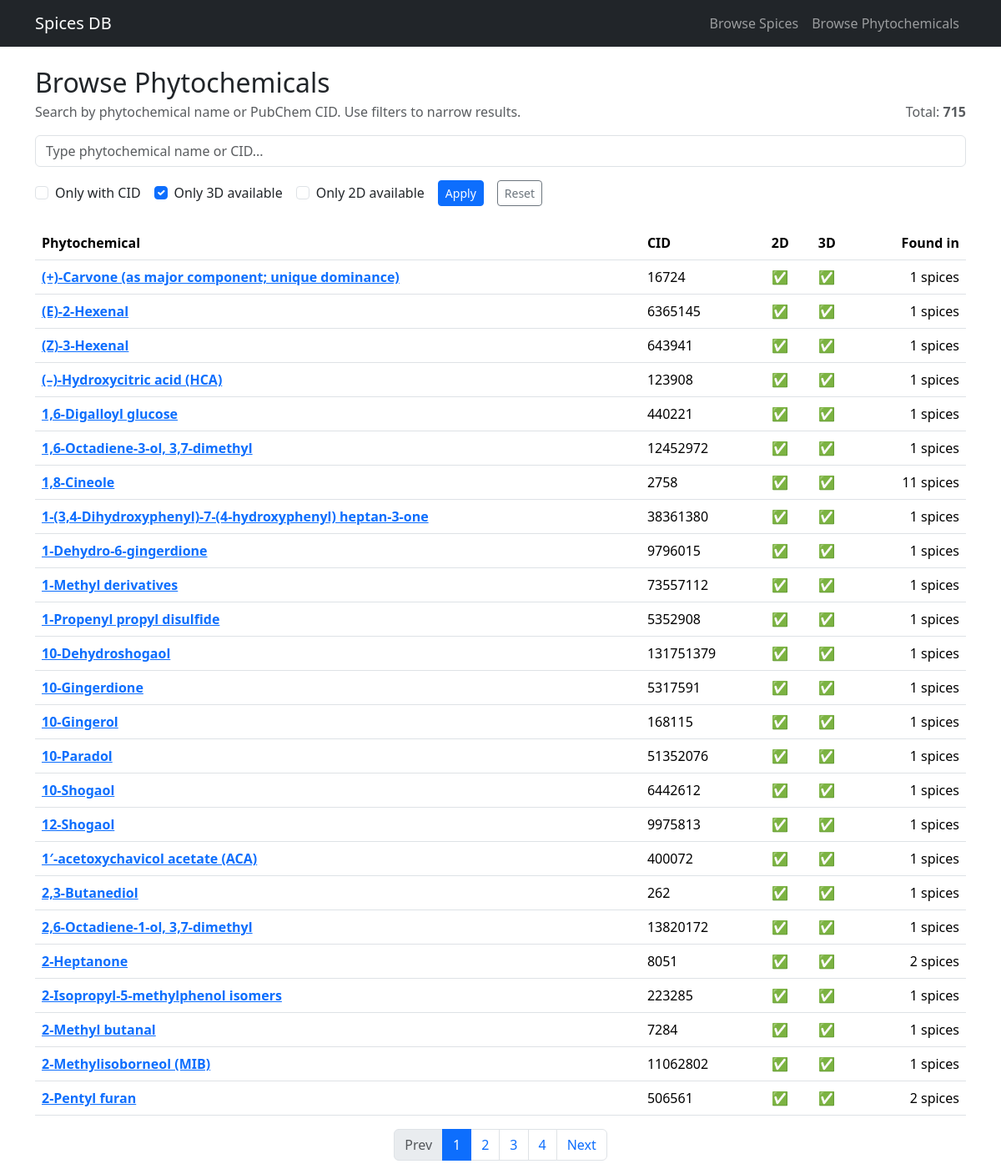
Screenshot of /browse/phytochemicals?only_3d=1 with the database file from the repository.
### tables this page shows
CREATE TABLE phytochemicals (
  phyto_id INTEGER PRIMARY KEY AUTOINCREMENT,
  phyto_name TEXT NOT NULL,
  cid INTEGER UNIQUE
);

### app.py (the view, shortened to what this page needs)
@app.route("/browse/phytochemicals")
def browse_phytochemicals():
    q = (request.args.get("q") or "").strip()
    only_cid = request.args.get("only_cid") == "1"
    only_3d = request.args.get("only_3d") == "1"
    only_2d = request.args.get("only_2d") == "1"
    if only_2d and only_3d:
        only_2d = False
        only_3d = False
    sort = request.args.get("sort", "name_asc")
    sort_map = {
        "name_asc": "p.phyto_name ASC",
        "name_desc": "p.phyto_name DESC",
        "cid_asc": "p.cid ASC",
        "cid_desc": "p.cid DESC",
        "spice_count_desc": "spice_count DESC",
    }
    order_by = sort_map.get(sort, "p.phyto_name ASC")
    page = int(request.args.get("page", 1))
    per_page = int(request.args.get("per_page", 25))
    per_page = max(5, min(per_page, 200))
    offset = (page - 1) * per_page
    base_qs = build_base_qs()
    where = []
    params = []
    if only_cid:
        where.append("p.cid IS NOT NULL")
    if only_3d:
        where.append("COALESCE(s.has_3d, 0) = 1")
    if only_2d:
        where.append("COALESCE(s.has_2d, 0) = 1 AND COALESCE(s.has_3d, 0) = 0")
    where_sql = ("WHERE " + " AND ".join(where)) if where else ""
    total = query_db(
        f"""
        SELECT COUNT(*) AS c
        FROM phytochemicals p
        LEFT JOIN structures s ON s.phyto_id = p.phyto_id
        {where_sql}
        """,
        tuple(params),
        one=True,
    )["c"]
    rows = query_db(
        f"""
        SELECT
            p.phyto_id,
            p.phyto_name,
            p.cid,
            COALESCE(s.has_2d, 0) AS has_2d,
            COALESCE(s.has_3d, 0) AS has_3d,
            (SELECT COUNT(*) FROM spice_phytochemicals sp WHERE sp.phyto_id = p.phyto_id) AS spice_count
        FROM phytochemicals p
        LEFT JOIN structures s ON s.phyto_id = p.phyto_id
        {where_sql}
        ORDER BY {order_by}
        LIMIT ? OFFSET ?
        """,
        tuple(params + [per_page, offset]),
    )
    return render_template(
        "browse_phytochemicals.html",
        phytochemicals=rows,
        q=q,
        only_cid=only_cid,
        only_3d=only_3d,
        only_2d=only_2d,
        sort=sort,
        page=page,
        per_page=per_page,
        total=total,
        base_qs=base_qs,
    )

### app.py (called while the page is built)
def get_db_connection():
    if not os.path.exists(DB_PATH):
        raise FileNotFoundError(
            f"SQLite DB not found at {DB_PATH}. Put spices.db inside /data folder."
        )
    conn = sqlite3.connect(DB_PATH)
    conn.row_factory = sqlite3.Row
    return conn

def query_db(sql: str, params=(), one: bool = False):
    conn = get_db_connection()
    cur = conn.execute(sql, params)
    rows = cur.fetchall()
    conn.close()
    return (rows[0] if rows else None) if one else rows

def build_base_qs():
    args = request.args.to_dict(flat=True)
    args.pop("page", None)
    return urlencode(args)

### templates/browse_phytochemicals.html (shortened to what this page needs)
{% extends "base.html" %}
{% block content %}
<div class="container mt-4">
  <div class="d-flex align-items-end justify-content-between gap-3 flex-wrap">
    <div>
      <h2 class="mb-1">Browse Phytochemicals</h2>
      <p class="text-muted mb-0">Search by phytochemical name or PubChem CID. Use filters to narrow results.</p>
    </div>
    <div class="text-muted">
      Total: <b>{{ total }}</b>
    </div>
  </div>
  <div class="mt-3">
    <input id="phytoSearch" class="form-control" placeholder="Type phytochemical name or CID..." value="{{ q }}" />
  </div>
    <form id="filterForm" class="mt-3 d-flex flex-wrap gap-3 align-items-center" method="get" action="{{ url_for('browse_phytochemicals') }}">
    <div class="form-check">
      <input class="form-check-input" type="checkbox" name="only_cid" value="1" id="onlyCid" {% if only_cid %}checked{% endif %}>
      <label class="form-check-label" for="onlyCid">Only with CID</label>
    </div>
    <div class="form-check">
      <input class="form-check-input" type="checkbox" name="only_3d" value="1" id="only3d" {% if only_3d %}checked{% endif %}>
      <label class="form-check-label" for="only3d">Only 3D available</label>
    </div>
    <div class="form-check">
      <input class="form-check-input" type="checkbox" name="only_2d" value="1" id="only2d" {% if only_2d %}checked{% endif %}>
      <label class="form-check-label" for="only2d">Only 2D available</label>
    </div>
    <button class="btn btn-sm btn-primary" type="submit">Apply</button>
    <a class="btn btn-sm btn-outline-secondary" href="{{ url_for('browse_phytochemicals') }}">Reset</a>
  </form>
  <div class="mt-4">
    <table class="table table-hover">
      <thead>
        <tr>
          <th>Phytochemical</th>
          <th>CID</th>
          <th>2D</th>
          <th>3D</th>
          <th class="text-end">Found in</th>
        </tr>
      </thead>
      <tbody>
        {% for p in phytochemicals %}
        <tr>
          <td>
            <a href="{{ url_for('phytochemical_detail', phyto_id=p.phyto_id) }}"><b>{{ p.phyto_name }}</b></a>
          </td>
          <td>{{ p.cid if p.cid else "—" }}</td>
          <td>{% if p.has_2d or p.has_3d %}✅{% else %}—{% endif %}</td>
	  <td>{% if p.has_3d %}✅{% else %}—{% endif %}</td>
          <td class="text-end">{{ p.spice_count }} spices</td>
        </tr>
        {% endfor %}
      </tbody>
    </table>
  </div>
  {% include 'pagination.html' %}
</div>
{% endblock %}

### rows the page displays
phytochemicals: phyto_name "(+)-Carvone (as major component; unique dominance)", cid "16724", spice_count "1"
phytochemicals: phyto_name "(E)-2-Hexenal", cid "6365145", spice_count "1"
phytochemicals: phyto_name "(Z)-3-Hexenal", cid "643941", spice_count "1"
phytochemicals: phyto_name "(–)-Hydroxycitric acid (HCA)", cid "123908", spice_count "1"
phytochemicals: phyto_name "1,6-Digalloyl glucose", cid "440221", spice_count "1"
phytochemicals: phyto_name "1,6-Octadiene-3-ol, 3,7-dimethyl", cid "12452972", spice_count "1"
phytochemicals: phyto_name "1,8-Cineole", cid "2758", spice_count "11"
phytochemicals: phyto_name "1-(3,4-Dihydroxyphenyl)-7-(4-hydroxyphenyl) heptan-3-one", cid "38361380", spice_count "1"
phytochemicals: phyto_name "1-Dehydro-6-gingerdione", cid "9796015", spice_count "1"
phytochemicals: phyto_name "1-Methyl derivatives", cid "73557112", spice_count "1"
phytochemicals: phyto_name "1-Propenyl propyl disulfide", cid "5352908", spice_count "1"
phytochemicals: phyto_name "10-Dehydroshogaol", cid "131751379", spice_count "1"
phytochemicals: phyto_name "10-Gingerdione", cid "5317591", spice_count "1"
phytochemicals: phyto_name "10-Gingerol", cid "168115", spice_count "1"
phytochemicals: phyto_name "10-Paradol", cid "51352076", spice_count "1"
phytochemicals: phyto_name "10-Shogaol", cid "6442612", spice_count "1"
phytochemicals: phyto_name "12-Shogaol", cid "9975813", spice_count "1"
phytochemicals: phyto_name "1′-acetoxychavicol acetate (ACA)", cid "400072", spice_count "1"
phytochemicals: phyto_name "2,3-Butanediol", cid "262", spice_count "1"
phytochemicals: phyto_name "2,6-Octadiene-1-ol, 3,7-dimethyl", cid "13820172", spice_count "1"
phytochemicals: phyto_name "2-Heptanone", cid "8051", spice_count "2"
phytochemicals: phyto_name "2-Isopropyl-5-methylphenol isomers", cid "223285", spice_count "1"
phytochemicals: phyto_name "2-Methyl butanal", cid "7284", spice_count "1"
phytochemicals: phyto_name "2-Methylisoborneol (MIB)", cid "11062802", spice_count "1"
phytochemicals: phyto_name "2-Pentyl furan", cid "506561", spice_count "2"

### other values shown
{{ total }} "715"
{{ p }} "1" "2" "3" "4"
